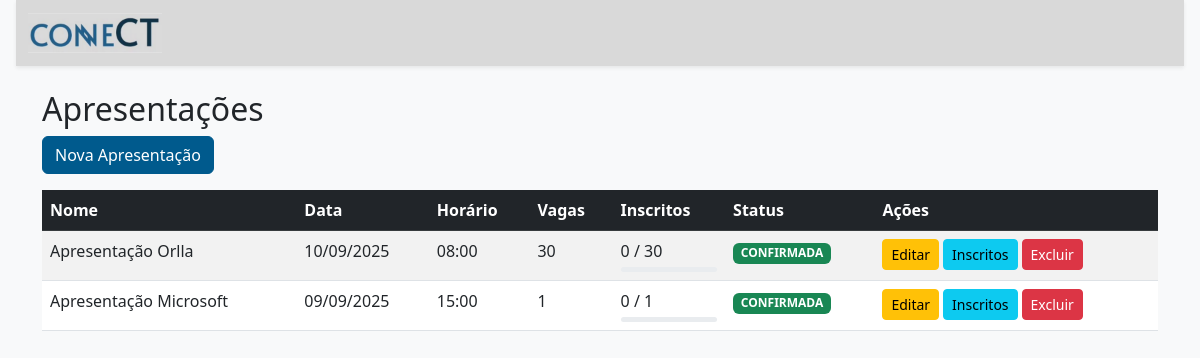
The app's page /admin/apresentacoes (signed in) with its own data.
### app/models/atividade.py (models this page shows)
class Apresentacao(db.Model):
    __tablename__ = 'apresentacao'
    id = db.Column(db.Integer, primary_key=True)
    nome = db.Column(db.String(100), nullable=False)
    descricao = db.Column(db.Text)
    data = db.Column(db.Date, nullable=False)
    horario = db.Column(db.Time, nullable=False)
    link_inscricao = db.Column(db.String(255), nullable=False)
    vagas_disponiveis = db.Column(db.Integer, nullable=False)
    status = db.Column(PgEnum(StatusEnum), nullable=False, default=StatusEnum.CONFIRMADA)

### app/routes/admin.py (the view)
@admin_bp.route('/apresentacoes')
@login_required
@admin_required
def list_apresentacoes():
    apresentacoes = Apresentacao.query.all()
    for apresentacao in apresentacoes:
        apresentacao.num_inscritos = len(apresentacao.participantes.all())
    return render_template('apresentacoes/list.html', apresentacoes=apresentacoes)

### app/templates/apresentacoes/list.html (shortened to what this page needs)
{% extends 'base.html' %}
{% block content %}
<nav class="navbar navbar-expand-lg navbar-light navbar-connect-gray shadow-sm sticky-top">
    <div class="container-fluid">
      <a class="navbar-brand" href="{{ url_for('main.index') }}">
        <img src="{{ url_for('static', filename='img/logo_connect.png') }}" alt="Logo ConneCT" height="40">
      </a>
</nav>
<div class="container mt-4">
    <h2>Apresentações</h2>
    <a href="{{ url_for('admin.new_apresentacao') }}" class="btn btn-primary mb-3">Nova Apresentação</a>
    {% if not apresentacoes %}
        <div class="alert alert-info">Nenhuma apresentação criada ainda.</div>
    {% else %}
        <div class="table-responsive">
            <table class="table table-striped">
                <thead class="table-dark">
                    <tr>
                        <th>Nome</th>
                        <th>Data</th>
                        <th>Horário</th>
                        <th>Vagas</th>
                        <th>Inscritos</th>
                        <th>Status</th>
                        <th>Ações</th>
                    </tr>
                </thead>
                <tbody>
                    {% for apresentacao in apresentacoes %}
                    <tr>
                        <td>{{ apresentacao.nome }}</td>
                        <td>{{ apresentacao.data.strftime('%d/%m/%Y') }}</td>
                        <td>{{ apresentacao.horario.strftime('%H:%M') }}</td>
                        <td>{{ apresentacao.vagas_disponiveis }}</td>
                        <td>
                            {{ apresentacao.participantes.count() }} / {{ apresentacao.vagas_disponiveis }}
                            {% if apresentacao.vagas_disponiveis > 0 %}
                                {% set progresso = (apresentacao.participantes.count() / apresentacao.vagas_disponiveis * 100) | round(0) %}
                                <div class="progress mt-1" style="height: 5px;">
                                </div>
                            {% endif %}
                        </td>
                        <td>
                            <span class="badge bg-{{ 'success' if apresentacao.status.value == 'CONFIRMADA' else 'danger' if apresentacao.status.value == 'CANCELADA' else 'info' }}">
                                {{ apresentacao.status.value }}
                            </span>
                        </td>
                        <td>
                            <div class="d-flex gap-1">
                                <a href="{{ url_for('admin.edit_apresentacao', id=apresentacao.id) }}" class="btn btn-sm btn-warning">Editar</a>
                                <a href="{{ url_for('admin.ver_inscritos_apresentacao', apresentacao_id=apresentacao.id) }}" class="btn btn-sm btn-info">Inscritos</a>
                                <form action="{{ url_for('admin.delete_apresentacao', id=apresentacao.id) }}" method="POST" class="d-inline">
                                    <button type="submit" class="btn btn-sm btn-danger"
                                            onclick="return confirm('Tem certeza que deseja excluir esta apresentação?')">
                                        Excluir
                                    </button>
                                </form>
                            </div>
                        </td>
                    </tr>
                    {% endfor %}
                </tbody>
            </table>
        </div>
    {% endif %}
</div>
{% endblock %}

### app/templates/base.html (style rules this page uses)
body { padding-inline: 1rem; overflow-x: hidden; }
:root { --connect-blue: #005A8D; }
.btn-primary { background-color: var(--connect-blue) !important; border-color: var(--connect-blue) !important; }
:root { --connect-blue: #005A8D; --connect-gray: #d9d9d9; }
.navbar-connect-gray { background-color: var(--connect-gray) !important; }

### records on screen
Apresentacao: nome "Apresentação Orlla", data "10/09/2025", horario "08:00", vagas_disponiveis "30", participantes.count "0", status.value "CONFIRMADA"
Apresentacao: nome "Apresentação Microsoft", data "09/09/2025", horario "15:00", vagas_disponiveis "1", participantes.count "0", status.value "CONFIRMADA"
